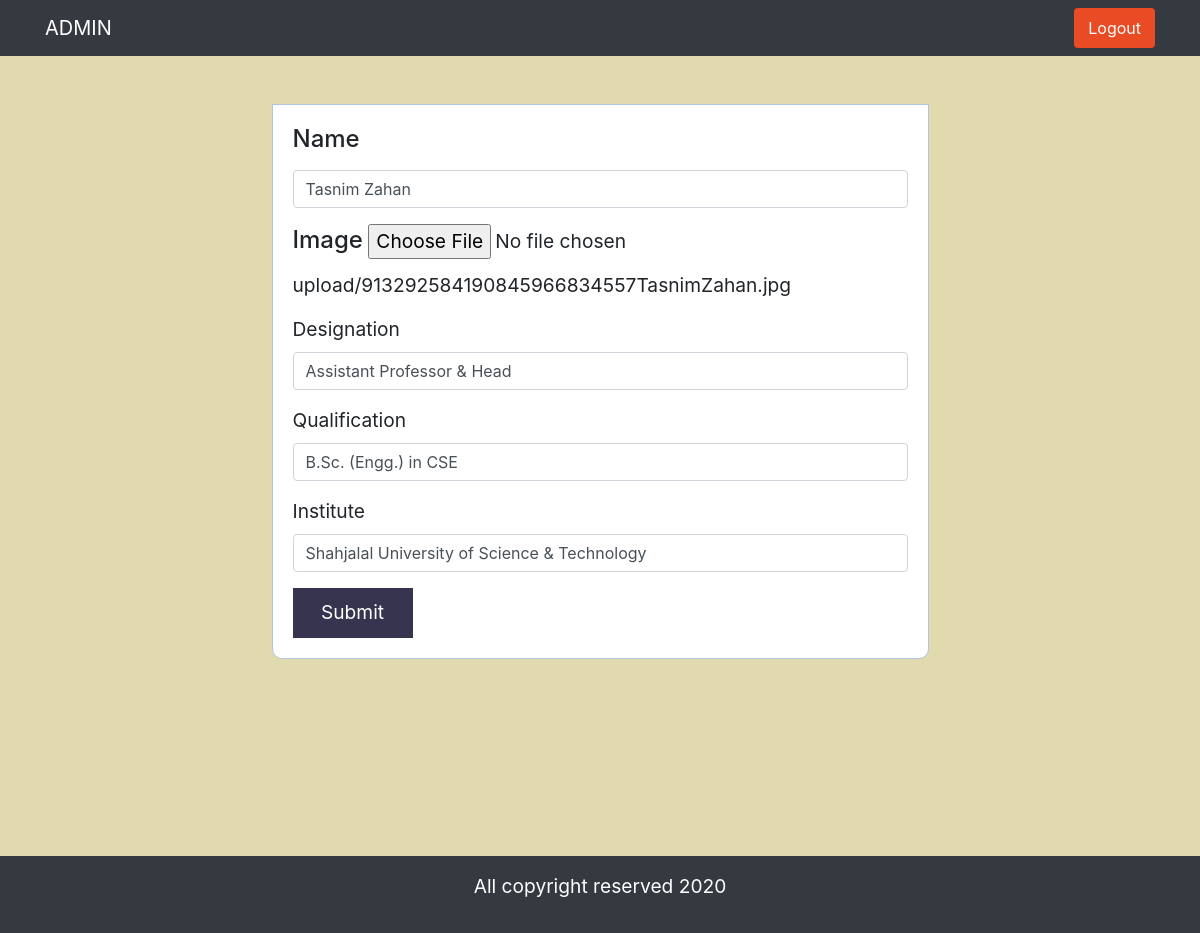
Page /admin/faculty-edit.php?id=2 on the committed database.
### tables this page shows
CREATE TABLE `facultys` (
  `id` int(11) NOT NULL,
  `img` varchar(255) NOT NULL,
  `name` varchar(150) NOT NULL,
  `designation` varchar(255) NOT NULL,
  `qualification` varchar(255) NOT NULL,
  `institute` varchar(255) NOT NULL
);

### admin/faculty-edit.php (the view, shortened to what this page needs)
<?php
    $id = $_GET['id'];
    $conn = mysqli_connect('localhost', 'root', '', 'cse');
    $sql = "SELECT * FROM facultys WHERE id = '$id' ";
    $result = mysqli_query($conn,$sql);
    $data = mysqli_fetch_assoc($result);
?>
<!DOCTYPE html>
<html lang="en">
<head>
    <link rel="stylesheet" href="https://stackpath.bootstrapcdn.com/bootstrap/4.5.2/css/bootstrap.min.css">
    <link rel="stylesheet" href="style.css">
</head>
<body>
<nav class="navbar navbar-dark bg-dark">
    <div class="container">
      <a class="navbar-brand" href="#">ADMIN</a>
    <div>
      <ul class="navbar-nav mr-auto">
            <li class="nav-item">
            <a href="logout.php" class="btn  text-white">Logout</a>
            </li>
       </ul>
    </div>
    </div>
  </nav>
  <section class="edit">
  <div class="container py-5 ">
        <div class="row">
            <div class="col-lg-8 e">
                <form action="faculty-update.php?id=<?php echo $id; ?>" enctype="multipart/form-data" method="POST">
                    <div class="form-group">
                        <label for="name"><h4>Name</h4></label>
                        <input type="text" name="name" placeholder="Enter faculty member name" class="form-control" value="<?php echo $data['name'] ;?>">
                    </div>
                    <div class="form-group">
                        <label for="img"><h4>Image</h4></label>
                        <input type="file" name="img">
                        <img src=""  >  <?php echo $data['img']; ?>
                    </div>
                    <div class="form-group">
                        <label for="designation">Designation</label>
                        <input type="text" name="designation" class="form-control" value="<?php echo $data['designation'] ;?>" >
                    </div>
                    <div class="form-group">
                        <label for="degree">Qualification</label>
                        <input type="text" name="qualification" class="form-control" value="<?php echo  $data['qualification'] ;?>">
                    </div>
                    <div class="form-group">
                        <label for="university">Institute</label>
                        <input type="text" name="institute" class="form-control" value="<?php echo  $data['institute'] ;?>">
                    </div>
                    <input type="submit" value="Submit" class="e-submit">
                </form>
            </div>
        </div>
    </div>
  </section>
  <footer class="text-center bg-dark py-3">
      <p class="text-white">All copyright reserved 2020</p>
  </footer>
</body>
</html>

### admin/style.css (style rules this page uses)
.navbar .btn { border: 2px solid #E94B25; background-color: #E94B25; }
.notice, .edit { background-color: #E0DAAE; min-height: 100vh; }
.e { margin: auto; }
.e-submit { width: 120px; height: 50px; background-color: #36344F; border: none; color: #ffffff; }
body { font-size: 120%; background: #F8F8FF; }
form { width: 90%; margin:0px auto; padding: 20px; border:1px solid #B0C4DE; background:white; border-radius: 0px 0px 10px 10px; }

### rows in the picture
facultys: name "Tasnim Zahan", img "upload/913292584190845966834557TasnimZahan.jpg", designation "Assistant Professor & Head", qualification "B.Sc. (Engg.) in CSE", institute "Shahjalal University of Science & Technology"
